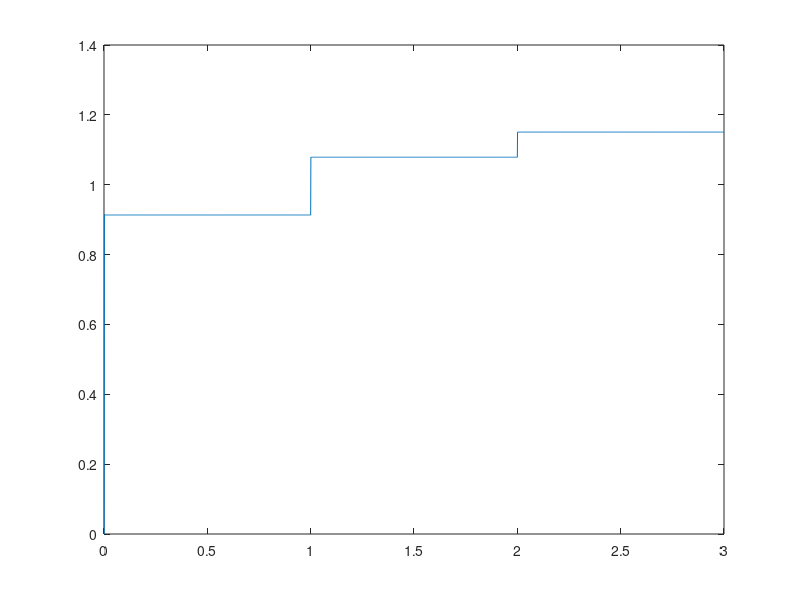

Write MATLAB code to recreate this figure.
%overshoot
w1=0.0348, zeta1=0.5422,k1= 0.0348;
%vibrato (0.0345, 0, 0.0018)
w2=0.0345, zeta2=0,k2= 0.0018;
%preparation d (0.0292, 0.6681, 0.0292)
w3=0.0292, zeta3=0.6681,k3= 0.0292;
w = [w1 w2 w3];
zeta = [zeta1 zeta2 zeta3];
k = [k1 k2 k3];

N=3000;
fs = 0.001;
H = tf(k(2),[1, 2*zeta(2)*w(2) ,w(2)^2],fs);
x = zeros(1,N);
x(:,1:N/3)=508;
x(:,N/3:N*2/3)=600;
x(:,N*2/3:N)=640;

[y,t]=lsim(H,x);
plot(t,y);

